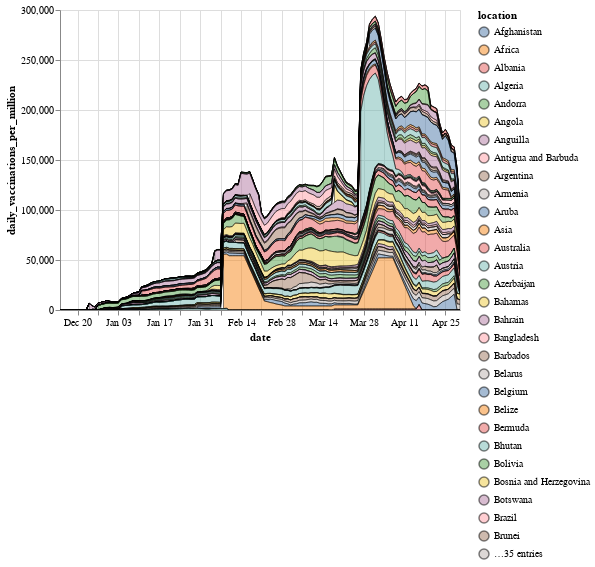

Here is the Vega-Lite specification saved for this chart:
### Vega-Lite specification from a JSON file in a GitHub repository (floating-point values rounded to 4 significant figures; data arrays with more than 128 entries replaced by an {"elided": "..."} marker saying what was removed)
{"config": {"view": {"continuousWidth": 400, "continuousHeight": 300}}, "data": {"name": "data-93e25eb1878ee0db9656d2f25b472491"}, "mark": {"type": "area", "opacity": 0.5, "stroke": "black"}, "encoding": {"color": {"type": "nominal", "field": "location"}, "x": {"type": "temporal", "field": "date"}, "y": {"type": "quantitative", "field": "daily_vaccinations_per_million"}}, "selection": {"selector002": {"type": "interval", "bind": "scales", "encodings": ["x", "y"]}}, "$schema": "https://vega.github.io/schema/vega-lite/v4.8.1.json", "datasets": {"data-93e25eb1878ee0db9656d2f25b472491": {"elided": "5000 records"}}}
